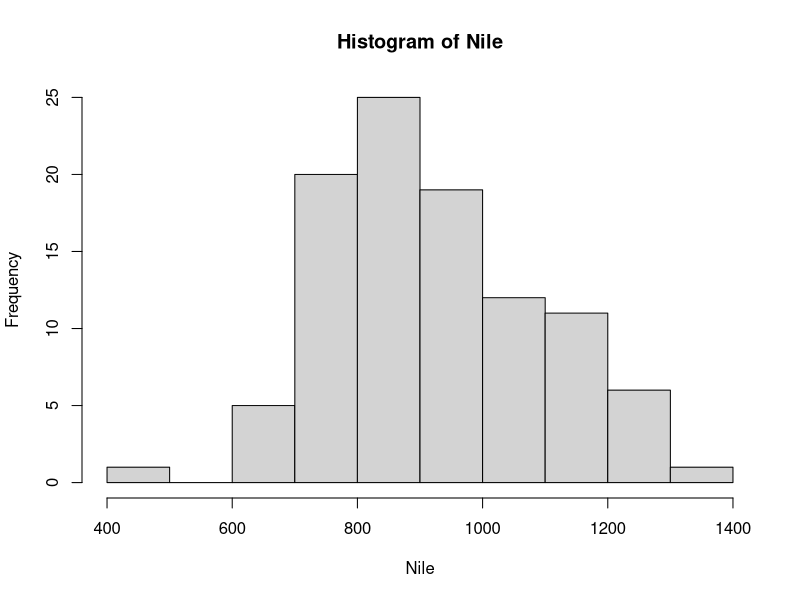
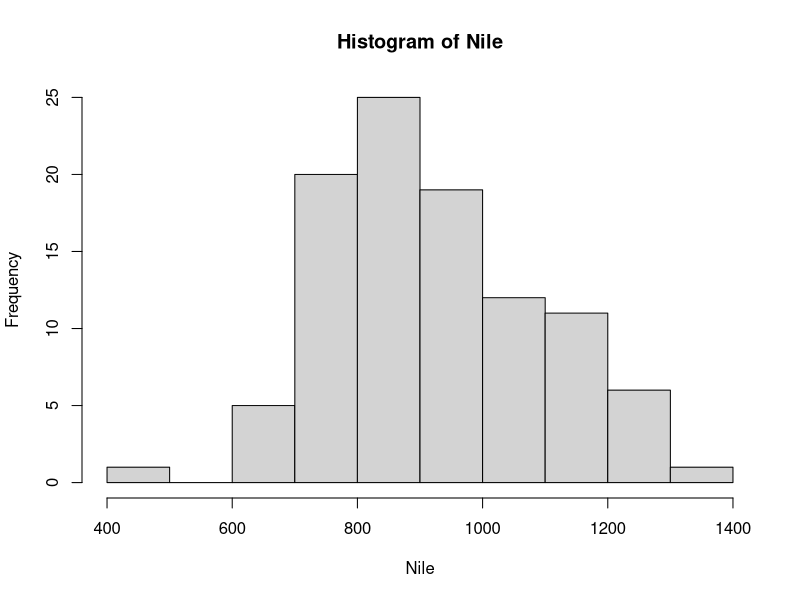
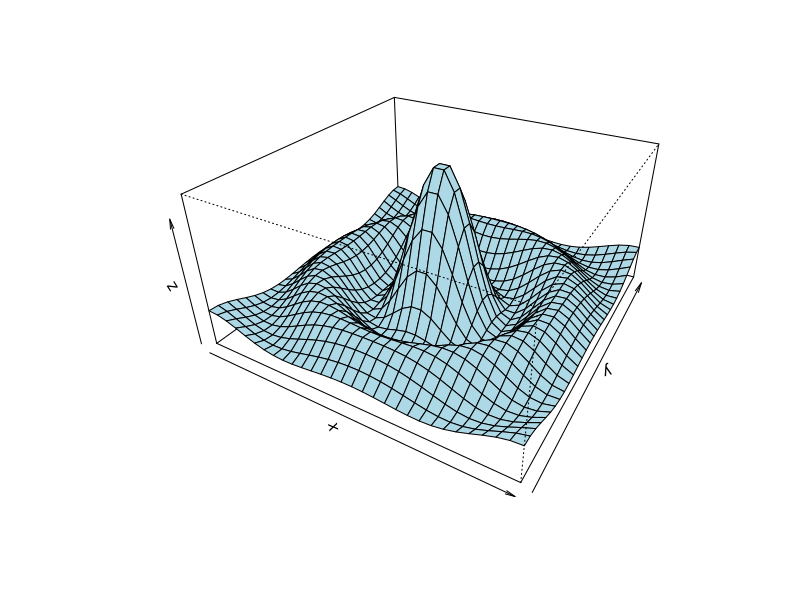
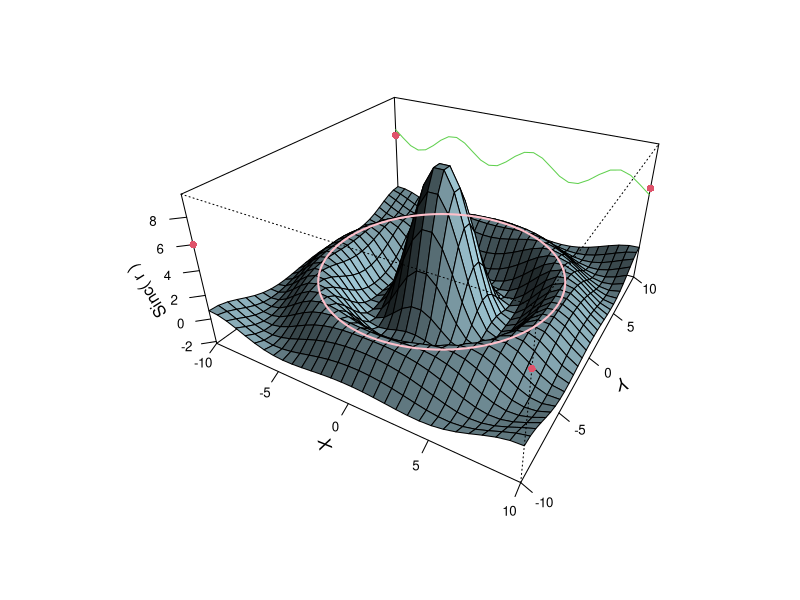
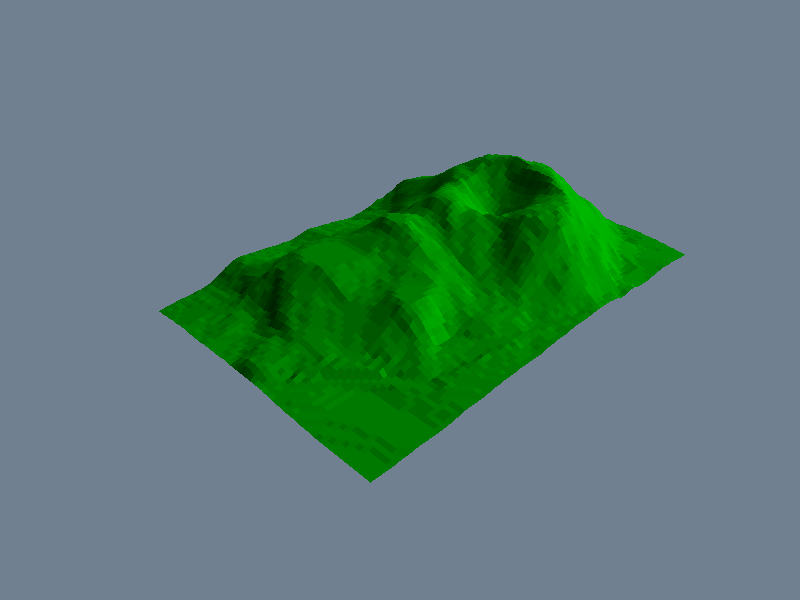
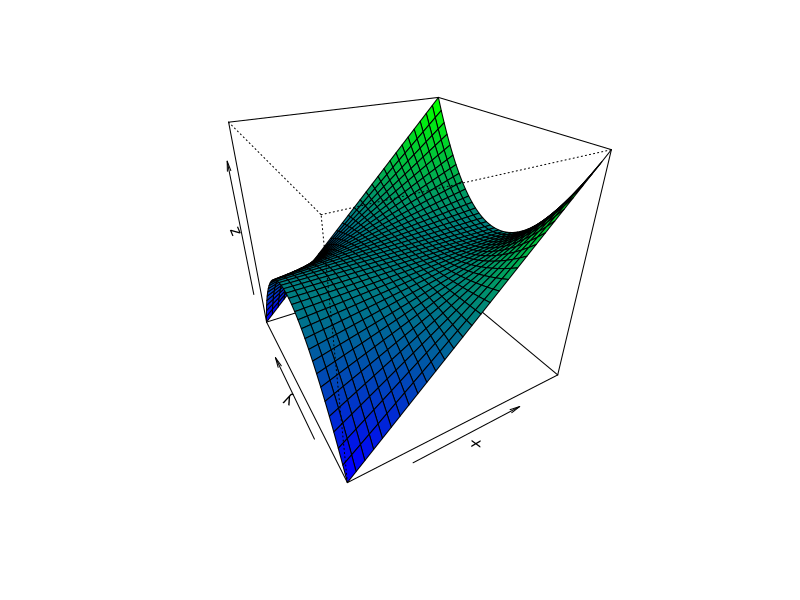
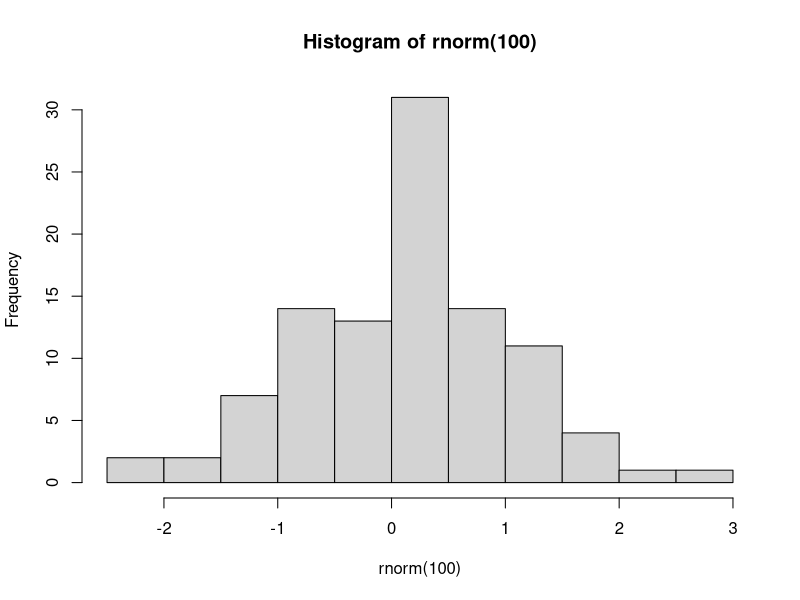

Write the R code that produced these figures, in order.
#R入门：
mean(abs(rnorm(100)))
rnorm(100) #生成服从N（0，1）分布的随机向量，这是一个标准正太分布，均值是0，方差是1；方差表示了数据的离散程度,标准差是方差的平方根

pdf("1.1.pdf")  #创建一个pdf
hist(rnorm(100))
dev.off()

x <- c(1,2,4)
q <- c(x,x,9)
x
q
x[3]
q[3]
q[4]
x[2:3]
mean(x)
sd(x)

data() #这是R里面内置的数据集
mean(Nile)
sd(Nile)
hist(Nile)

###函数练习
oddcount <- function(x) {
  k <- 0
  for (n in x) {
    if(n %% 2 == 1) k <- k+1 # %%取余
  }
  return(k)
}
oddcount(c(1,3,5))
oddcount(c(1,2,3,5,7,8,9))
###向量
x <- c(5,12,13)
length(x)
mode(x)
x <- "abc"
length(x)
mode(x)
x <- c("abc", "29 89")
length(x)
mode(x)
u <- paste("abc", "de", "f")
u
v <- strsplit(u, " ")
v
###矩阵，这是一行一行
m <- rbind(c(1,4), c(2,2))
m
m %*% c(1,1) #矩阵乘法
###列表
x <- list(u=2,v="abc")
x
x$u
x$v
hn <- hist(Nile)
hn #hn的本质是一个列表，里面存储了描述直方图的若干直方图特征
str(hn) #一种简洁的表达
###数据框，list是一列一列
d <- data.frame(list(kids=c("Jack","Jill"),ages=c(12,10)))
d
d$ages
###类
#类要用在泛型函数中

###获取帮助
help("seq") #获取seq()函数信息
?seq
?"<"
?"for"
example(seq)
example("persp")
help.search("multivariate normal") #多元正太分布

###其它
getwd()
setwd("path") #修改工作目录
